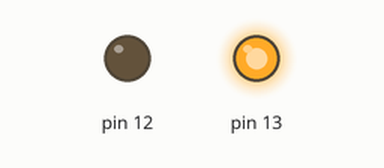
Bench run of a sketch on a simulated Arduino Uno, built with avr-gcc and run on an emulated ATmega328P. Shown: output pins drawn as LEDs (lit = HIGH).

Above: at 2.5 s.
At 7.5 s:
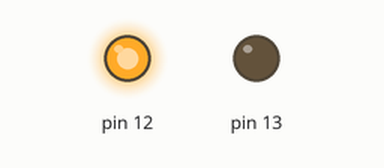
Timing chart, 0 to 13.0 s (numbered marks = the images above):
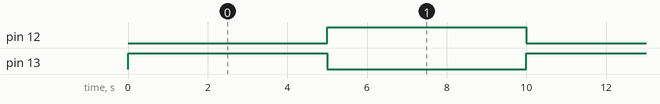

The sketch:

tomastestardubblablinkbitar.ino
```cpp
// the setup function runs once when you press reset or power the board
  byte a;

void setup() {
  // initialize digital pin LED_BUILTIN as an output.
  pinMode(13, OUTPUT);
  pinMode(12, OUTPUT);
  a = 1;
//  Serial.begin(115200);  //Initialize serial
}

// the loop function runs over and over again forever
void loop() {
//  Serial.print("value of a = ");
//  Serial.println((uint16_t)&a,HEX);
//  Serial.print("adress of a = ");
//  Serial.println((uint16_t)&a,HEX);
 if(a&2){
        a = 1;
    }
    else{
        a = 2;
    }

  digitalWrite(12, a&1);   // turn the LED on (HIGH is the voltage level)
  digitalWrite(13, a&2);   // turn the LED on (HIGH is the voltage level)
  delay(5000);                       // wait for a second
}
```

Measured:
- by itself, pin 12, pin 13: alternates HIGH for 5.0 s and LOW for 5.0 s
